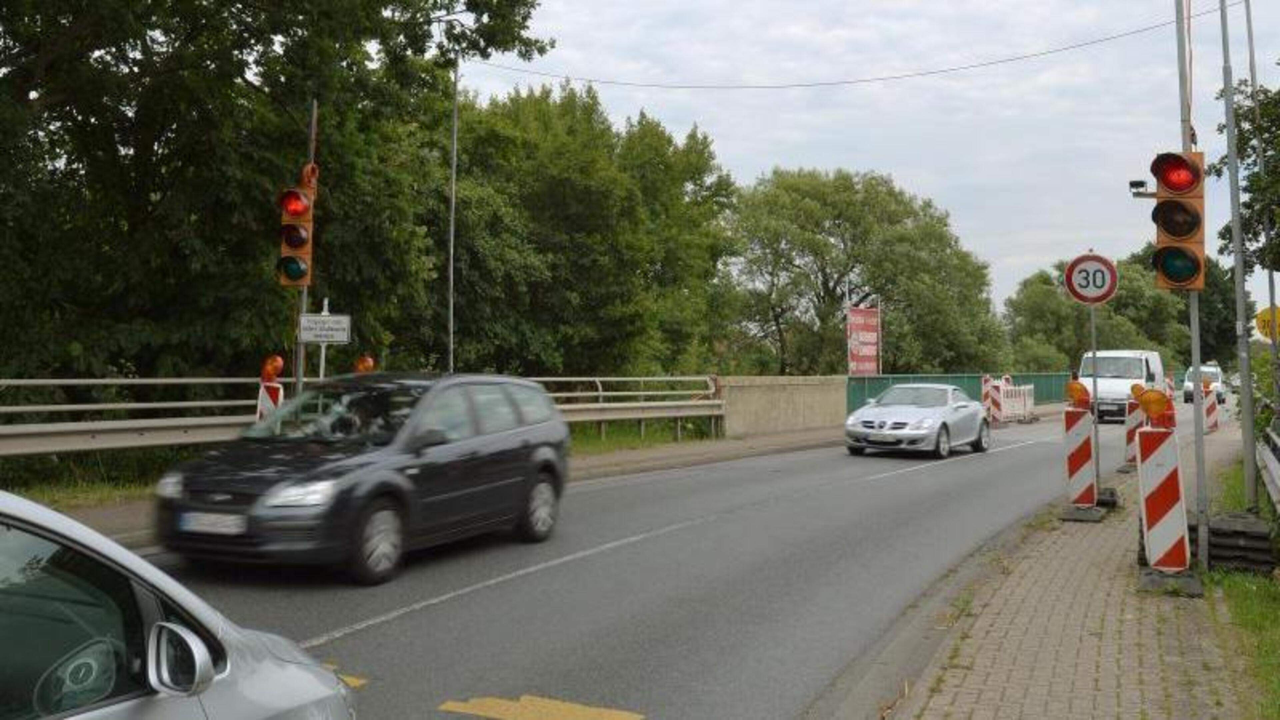
#> input picture notebooks/verkehr.jpg, 3840 x 2160 px (shown at 1/3 size)
$ jupyter execute --allow-errors captcha.ipynb
#> lines starting #> are read from the running program, lines starting #| are printed output that depends on the picture
# CAPTCHA Patch Selection — Data Annotation Exercise

## Context
Image-based CAPTCHAs are not just security mechanisms — they are large-scale **crowdsourced data collection systems**. When you solve a CAPTCHA by clicking "select all traffic lights", you are producing labeled training data for object detectors. This is the exact pipeline that powered early autonomous-driving perception datasets.

## Learning Objectives
After completing this exercise you will be able to:
1. Explain how crowdsourced CAPTCHA responses produce image annotation data.
2. Describe why *many* annotations are needed to produce a reliable result (noise vs. consensus).
3. Connect patch-level binary labels to **semantic segmentation** and **bounding box detection** — two core tasks in embodied AI perception pipelines.
4. Interpret an accumulated heatmap as a probability estimate for object presence.
5. Compare a sparse, hand-collected result with a simulated large-scale dataset result.

[cell 1]
import numpy as np
import matplotlib.pyplot as plt
from PIL import Image
import ipywidgets as widgets
from IPython.display import display
import io
import random
import json
from pathlib import Path

random.seed(42)   # fixed seed → reproducible patch positions across runs

## Load Image & Initialize State
We load the target image and initialize the heatmap accumulator.

[cell 2]
# Configuration
NOTEBOOK_DIR = Path().resolve()          # assumes CWD = notebooks/ (Jupyter default)
IMAGE_PATH   = NOTEBOOK_DIR / 'verkehr.jpg'
PATCH_SIZE   = (150, 150)                # smaller patches → finer heatmap resolution
GRID_DIMS    = (3, 3)

# Load Image
full_image    = Image.open(IMAGE_PATH).convert('RGB')
#> full_image is the input picture: PIL image 3840x2160 RGB; mean R, G, B 106.5, 107.5, 95.3
full_image    = full_image.resize((1200, 800))
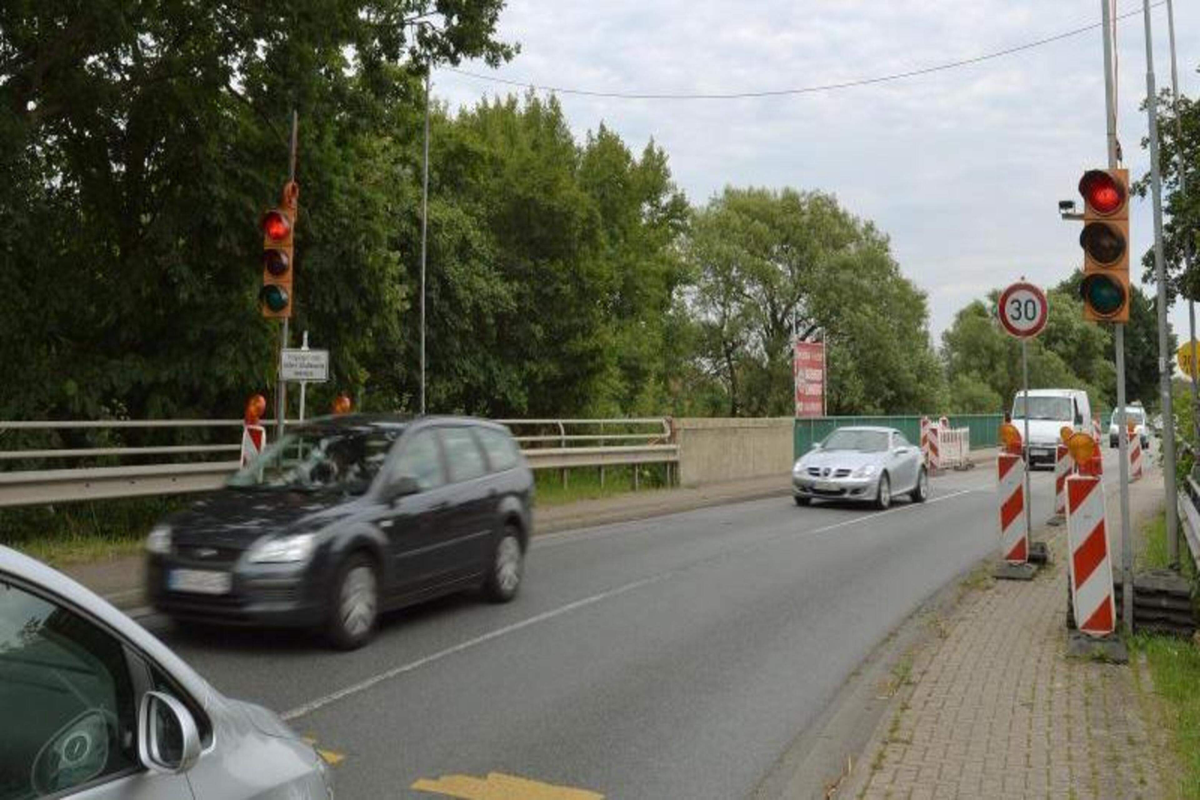
#> full_image: PIL image 1200x800 RGB; mean R, G, B 106.5, 107.5, 95.3
full_image_np = np.array(full_image)
print(f"Loaded image: {IMAGE_PATH.name} with shape {full_image_np.shape}")
#| Loaded image: verkehr.jpg with shape (800, 1200, 3)

# Initialize Heatmap (same H×W as image, single channel)
heatmap      = np.zeros(full_image_np.shape[:2], dtype=np.float32)
rounds_played = 0

## Helper Functions
Functions to extract patches, convert images for widgets, and generate the heatmap overlay.

[cell 3]
def get_random_patch(image_np, size=(100, 100)):
    """Extracts a random patch from the image."""
    h, w, _ = image_np.shape
    ph, pw = size
    if h < ph or w < pw:
        return np.zeros((ph, pw, 3), dtype=np.uint8), 0, 0
    x = random.randint(0, w - pw)
    y = random.randint(0, h - ph)
    return image_np[y:y+ph, x:x+pw], x, y


def np_to_b64(img_np):
    """Converts a numpy image array to PNG bytes for display in ipywidgets."""
    buf = io.BytesIO()
    Image.fromarray(img_np).save(buf, format='PNG')
    return buf.getvalue()


def overlay_heatmap(img_np, heatmap):
    """Overlays the accumulated heatmap on the original image using the plasma colormap."""
    max_val = np.max(heatmap)
    norm_heatmap = heatmap / max_val if max_val > 0 else heatmap

    # plasma is perceptually uniform and colorblind-friendly (unlike jet)
    heatmap_colored = (plt.cm.plasma(norm_heatmap)[:, :, :3] * 255).astype(np.uint8)

    alpha   = 0.45
    overlay = (img_np * (1 - alpha) + heatmap_colored * alpha).astype(np.uint8)
    # keep original pixels where no selection has been made
    overlay[norm_heatmap == 0] = img_np[norm_heatmap == 0]
    return overlay

## Interactive Annotation Interface

Run the cell below to start the CAPTCHA simulation.

1. **Choose a class** from the dropdown (Traffic Lights / Cars / Traffic Signs).
2. **Select** the patches that match that class — click the checkbox below each patch.
3. Click **Proceed / Next Grid** to submit your selection and load a fresh set of patches.
4. Watch the **Accumulated Heatmap** build up below — it shows which regions of the image you marked most often.

After several rounds, scroll down to compare your sparse result with a **simulated 1000-round result**.

[cell 4]
CLASS_LABELS = {
    "Traffic Lights": "traffic_light",
    "Cars":           "car",
    "Traffic Signs":  "traffic_sign",
}

# --- UI Elements ---
grid_container   = widgets.VBox()
img_heatmap      = widgets.Image(format='png')
lbl_heatmap_title = widgets.HTML()

btn_proceed = widgets.Button(
    description="Proceed / Next Grid",
    button_style='success',
    layout=widgets.Layout(width='210px', margin='20px 0px 0px 0px')
)
dropdown_class = widgets.Dropdown(
    options=list(CLASS_LABELS.keys()),
    value="Traffic Lights",
    description="Find:",
    layout=widgets.Layout(width='320px')
)
lbl_info = widgets.HTML(
    value="<h3>CAPTCHA Prompt: Select all patches containing <b>Traffic Lights</b></h3>"
)

def on_class_change(change):
    lbl_info.value = (
        f"<h3>CAPTCHA Prompt: Select all patches containing <b>{change['new']}</b></h3>"
    )
dropdown_class.observe(on_class_change, names='value')

# --- State ---
current_patches_coords = []
img_widgets            = []
checkboxes             = []


def generate_grid():
    global current_patches_coords, img_widgets, checkboxes
    current_patches_coords = []
    n_patches = GRID_DIMS[0] * GRID_DIMS[1]

    if not img_widgets:
        for _ in range(n_patches):
            iw  = widgets.Image(format='png', width=PATCH_SIZE[1], height=PATCH_SIZE[0])
            chk = widgets.Checkbox(value=False, description='Select', indent=False)
            img_widgets.append(iw)
            checkboxes.append(chk)

    for i in range(n_patches):
        patch, x, y = get_random_patch(full_image_np, PATCH_SIZE)
        current_patches_coords.append((x, y))
        img_widgets[i].value = np_to_b64(patch)
        checkboxes[i].value  = False
#> this loop made 9 passes
#> (x, y) on passes 1 to 9: (228, 25), (563, 250), (457, 142), (209, 558), (178, 604), (864, 32), (61, 95), (447, 238), (1034, 616)
#> pass 1, in generate_grid, `patch, x, y = get_random_patch(full_image_np, PATCH_SIZE)`:
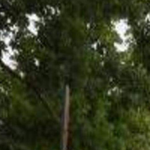
#> patch: shape (150, 150, 3); mean R, G, B 51.6, 57.1, 32.3
#> pass 2, in generate_grid, `patch, x, y = get_random_patch(full_image_np, PATCH_SIZE)`:
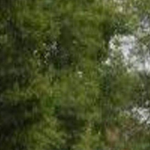
#> patch: shape (150, 150, 3); mean R, G, B 71.8, 79, 41.3
#> pass 3, in generate_grid, `patch, x, y = get_random_patch(full_image_np, PATCH_SIZE)`:
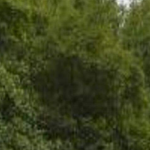
#> patch: shape (150, 150, 3); mean R, G, B 61.9, 68.8, 30.1
#> after the loop:
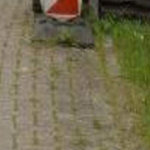
#> patch: shape (150, 150, 3); mean R, G, B 115.9, 108.9, 79.9
#> after the loop, current_patches_coords = [(228, 25), (563, 250), (457, 142), (209, 558), (178, 604), (864, 32), (61, 95), (447, 238), (1034, 616)]

    rows = []
    for i in range(GRID_DIMS[0]):
        row_items = []
        for j in range(GRID_DIMS[1]):
            idx = i * GRID_DIMS[1] + j
            cell = widgets.VBox(
                [img_widgets[idx], checkboxes[idx]],
                layout=widgets.Layout(align_items='center', margin='5px')
            )
            row_items.append(cell)
        rows.append(widgets.HBox(row_items))
    grid_container.children = rows


def update_heatmap_display():
    buf = io.BytesIO()
    Image.fromarray(overlay_heatmap(full_image_np, heatmap)).save(buf, format='PNG')
#> in overlay_heatmap, `max_val = np.max(heatmap)`: max_val = 0
#> in overlay_heatmap, `norm_heatmap = heatmap / max_val if max_val > 0 else heatmap`: norm_heatmap: shape (800, 1200) float32; every value is 0
#> in overlay_heatmap, `heatmap_colored = (plt.cm.plasma(norm_heatmap)[:, :, :3] * 255).astype..`:
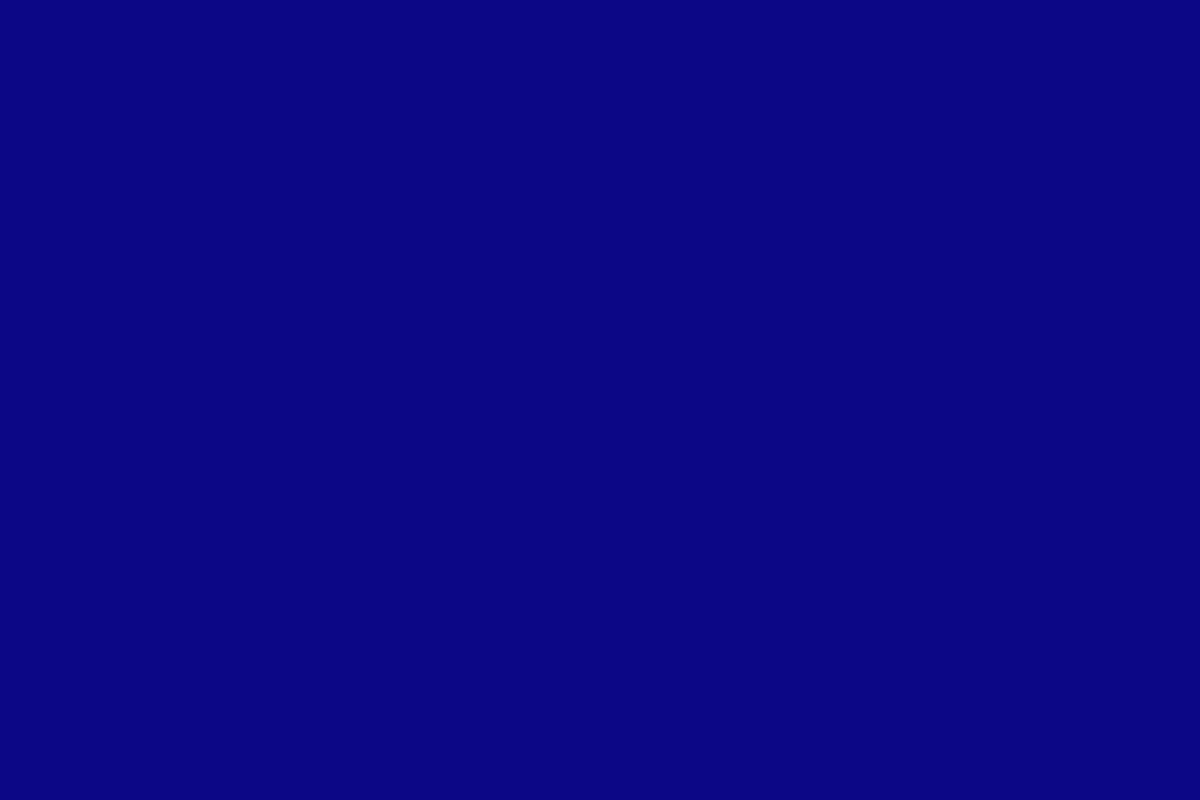
#> heatmap_colored: shape (800, 1200, 3); mean of channels 0, 1, 2 12, 7, 134; drawn as R, G, B
#> in overlay_heatmap, `overlay = (img_np * (1 - alpha) + heatmap_colored * alpha).astype(np.u..`:
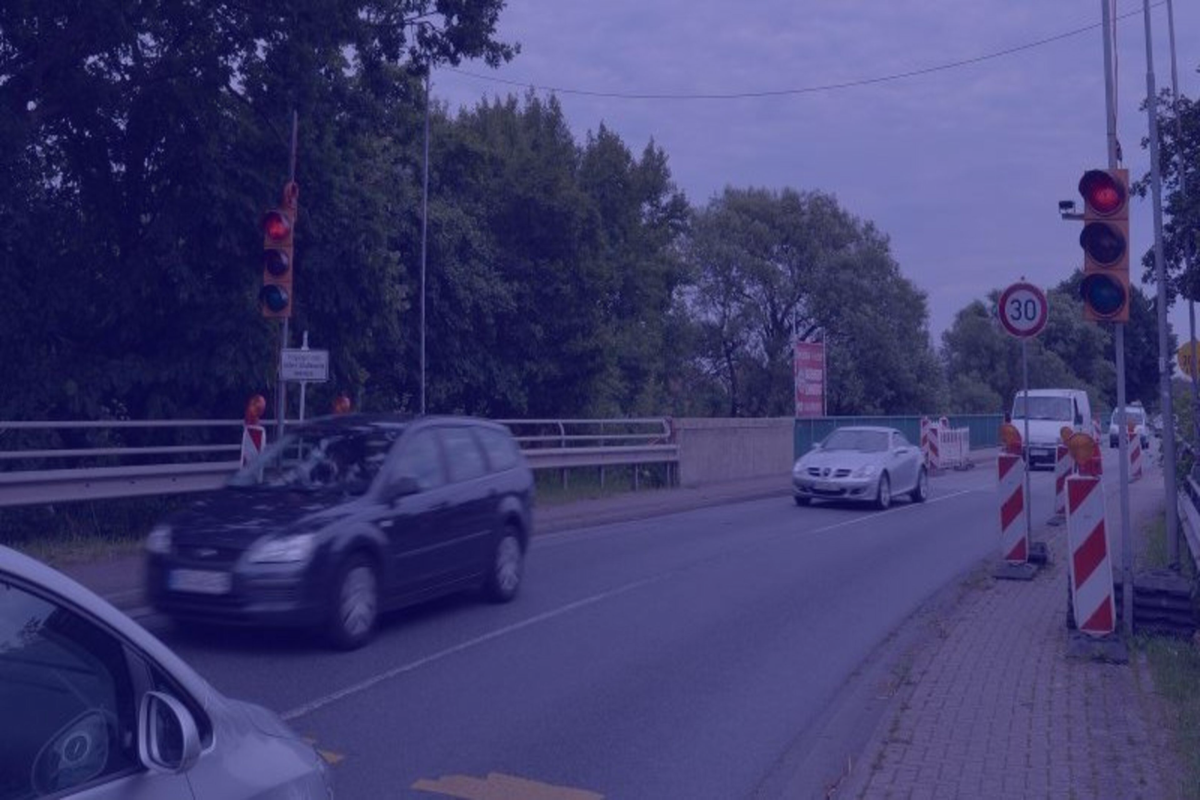
#> overlay: shape (800, 1200, 3); mean R, G, B 63.5, 61.8, 112.2
    img_heatmap.value = buf.getvalue()


def on_proceed_clicked(b):
    global heatmap, rounds_played

    for i, chk in enumerate(checkboxes):
        if chk.value:
            x, y   = current_patches_coords[i]
            ph, pw = PATCH_SIZE
            heatmap[y:y+ph, x:x+pw] += 1.0

    rounds_played += 1          # count every round, not just rounds with selections
    generate_grid()
    lbl_heatmap_title.value = (
        f"<h3>Your Heatmap after {rounds_played} round(s) "
        f"— class: <em>{dropdown_class.value}</em></h3>"
    )
    update_heatmap_display()


btn_proceed.on_click(on_proceed_clicked)

# --- Initial display ---
generate_grid()
lbl_heatmap_title.value = f"<h3>Your Heatmap after {rounds_played} round(s)</h3>"
update_heatmap_display()

app_layout = widgets.VBox([
    lbl_info,
    dropdown_class,
    grid_container,
    btn_proceed,
    lbl_heatmap_title,
    img_heatmap,
])
display(app_layout)

## Ground Truth: Simulated 1000-Round Result

The cell below loads the ground-truth bounding box annotations for `verkehr.jpg` and **simulates what the heatmap would look like after 1 000 annotation rounds** — as if 1 000 users had each worked through one 3×3 grid.

A randomly sampled patch is counted as *selected* if its overlap with a ground-truth box of the chosen class exceeds a threshold (simulating an ideal, noise-free annotator).

**Compare the two outputs:**
- Does your sparse heatmap highlight the same regions as the simulated one?
- How many rounds did you need before your heatmap became meaningful?
- What do you notice about parts of the image that were *never* covered by any patch?

[cell 5]
ANNOTATIONS_PATH = NOTEBOOK_DIR / 'annotations.json'

with open(ANNOTATIONS_PATH) as f:
#> (reads notebooks/annotations.json from the repository)
    annotations = json.load(f)

# --- Configuration ---
SIMULATE_CLASS     = CLASS_LABELS[dropdown_class.value]  # matches whatever is selected above
N_ROUNDS           = 1000
N_PER_ROUND        = GRID_DIMS[0] * GRID_DIMS[1]
OVERLAP_THRESHOLD  = 0.25   # fraction of patch area that must overlap a GT box

gt_boxes = [obj["bbox"] for obj in annotations["objects"] if obj["label"] == SIMULATE_CLASS]
img_h, img_w = full_image_np.shape[:2]
#> img_h = 800; img_w = 1200
ph, pw       = PATCH_SIZE

# --- Simulate N_ROUNDS rounds with an ideal (noise-free) annotator ---
sim_heatmap = np.zeros((img_h, img_w), dtype=np.float32)
rng = np.random.default_rng(seed=0)

for _ in range(N_ROUNDS):
    for _ in range(N_PER_ROUND):
        px = int(rng.integers(0, img_w - pw))
        py = int(rng.integers(0, img_h - ph))
        for (bx, by, bw, bh) in gt_boxes:
            ix1, iy1 = max(px, bx),      max(py, by)
            ix2, iy2 = min(px + pw, bx + bw), min(py + ph, by + bh)
            inter    = max(0, ix2 - ix1) * max(0, iy2 - iy1)
            if inter / (pw * ph) >= OVERLAP_THRESHOLD:
                sim_heatmap[py:py+ph, px:px+pw] += 1.0
                break   # count each patch once even if it overlaps multiple GT boxes
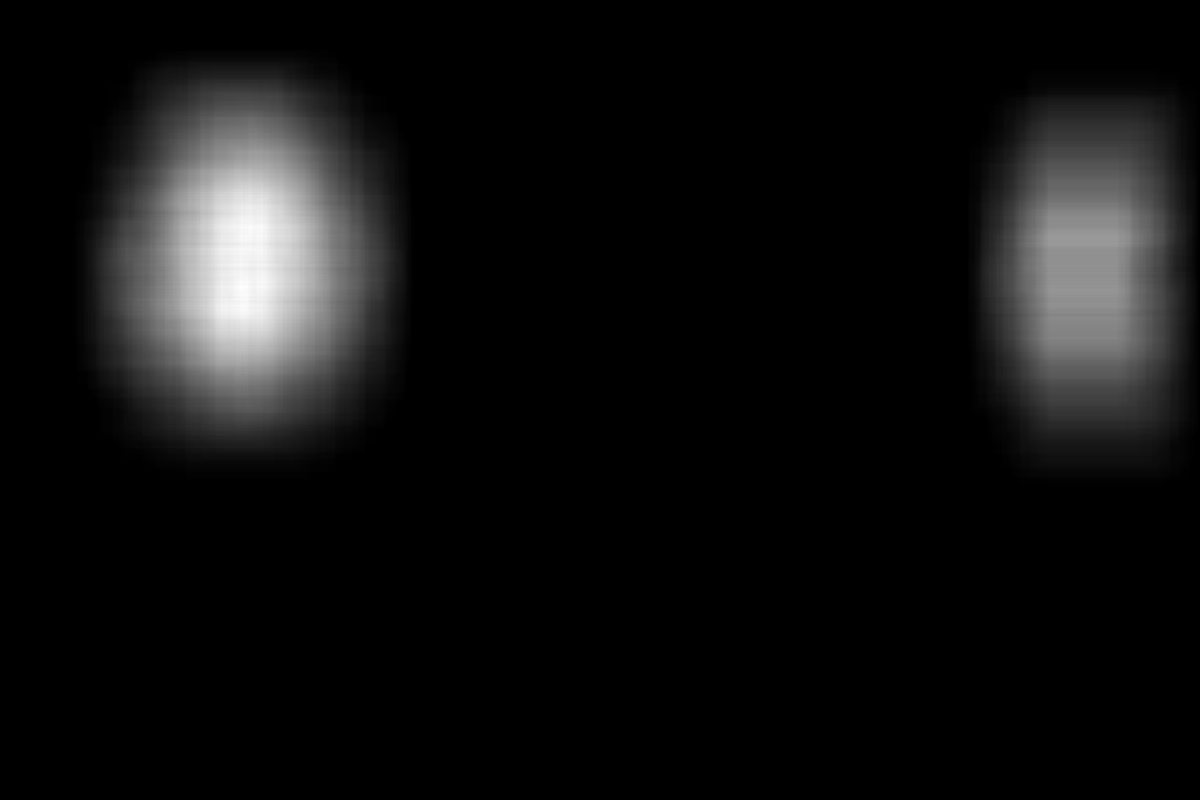
#> sim_heatmap: shape (800, 1200) float32; min 0, max 295, mean 19.4; drawn with min black and max white

# --- Visualize side-by-side ---
#> (the rest of this cell did not finish here and is left out)
